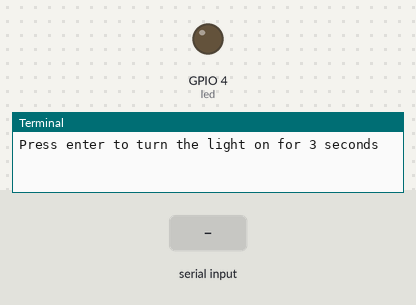
The program below on a simulated Raspberry Pi (BCM pin numbers), started with the argument 3. Parts: output pins drawn as LEDs (lit = HIGH), the last lines printed to the terminal. Inputs (shaded band) come from the test bench.

Above: at 1.2 s.
1.3 s: "5" typed at the terminal, then Enter
At 1.7 s:
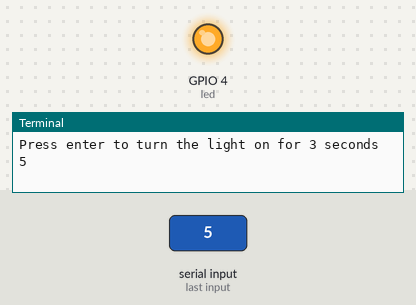
2.8 s: "90" typed at the terminal, then Enter
At 8.7 s:
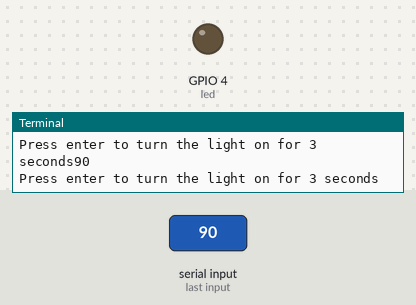
Timing chart, 0 to 10.2 s (numbered marks = the images above; inputs shaded):
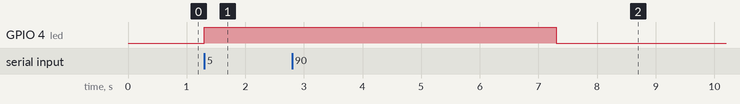

The program:

ledtimer2.py
```python
#!/usr/bin/python3
# Second LED timer button which accepts optional argument.
# If a number is provided on the command line then that will be used for the
# delay time. This also uses the keyboard instead of a button press.

from gpiozero import LED
import time
import sys

# Time to keep the light on in seconds
DEFAULTDELAY = 30

# GPIO port numbers for the LED
LED_PIN = 4

if ((len(sys.argv) > 1) and (int(sys.argv[1]) > 0)):
    delay = int(sys.argv[1])
else:
    delay = DEFAULTDELAY

led = LED(LED_PIN)

while True:
	input("Press enter to turn the light on for "+str(delay)+" seconds")
	led.on()
	time.sleep(delay)
	led.off()
```

Measured:
- after the input at 1.3 s, GPIO 4 (led): LOW → HIGH at once
- after the input at 2.8 s, GPIO 4 (led): HIGH → LOW after 4.5 s instead of 1.5 s
